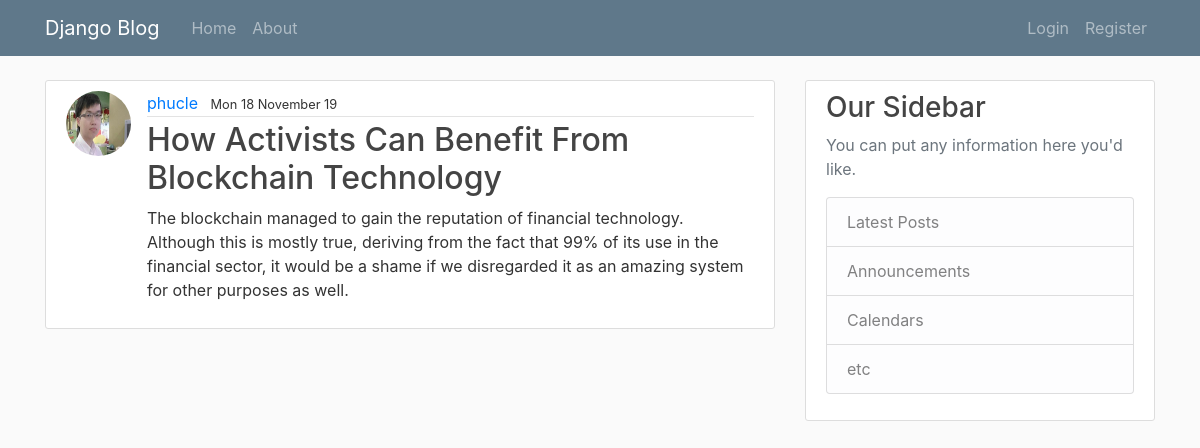
Screenshot of /post/7/ with the database file from the repository.
### blog/models.py (models this page shows, shortened)
class Post(models.Model):
  title = models.CharField(max_length=100)
  content = models.TextField()
  date_posted = models.DateTimeField(default=timezone.now)
  author = models.ForeignKey(User, on_delete=models.CASCADE) # when we delete author, all the posts will be deleted

### users/models.py (models this page shows, shortened)
class Profile(models.Model):
  user = models.OneToOneField(User, on_delete=models.CASCADE) # Cascade means that if we delete a user, we will delete the blog posted by that user but not otherwise
  image = models.ImageField(default='default.jpeg', upload_to='profile_pics')

### blog/views.py (the view)
# urls.py: path('post/<int:pk>/', PostDetailView.as_view(), name='post-detail'),
class PostDetailView(DetailView):
  model = Post

### blog/templates/blog/post_detail.html (shortened to what this page needs)
{% extends "blog/base.html" %}
{% block content %}
  <article class="media content-section">
    <img class="rounded-circle article-img" src = "{{ object.author.profile.image.url }} ">
      <div class="media-body">
        <div class="article-metadata">
          <a class="mr-2" href="#">{{ object.author }}</a>
          <small class="text -muted">{{ object.date_posted|date:"D d F y " }}</small>
        </div>
        <h2 class="article-title">{{ object.title }}</h2>
        <p class="article-content">{{ object.content }}</p>
      </div>
    </article>
{% endblock content %}

### blog/static/blog/main.css (style rules this page uses)
body { background: #fafafa; color: #333333; margin-top: 5rem; }
h1, h2, h3, h4, h5, h6 { color: #444444; }
.content-section { background: #ffffff; padding: 10px 20px; border: 1px solid #dddddd; border-radius: 3px; margin-bottom: 20px; }
.article-title { color: #444444; }
.article-content { white-space: pre-line; }
.article-img { height: 65px; width: 65px; margin-right: 16px; }
.article-metadata { padding-bottom: 1px; margin-bottom: 4px; border-bottom: 1px solid #e3e3e3 }

### rows the page displays
Post: author.profile.image (picture), author "phucle", date_posted "Mon 18 November 19", title "How Activists Can Benefit From Blockchain Technology", content "The blockchain managed to gain the reputation of financial technology. Although this is mostly true, deriving from the fact that 99% of its use in the financial sector, it would be a shame if we disregarded it as an amazing system for other purposes as well."
